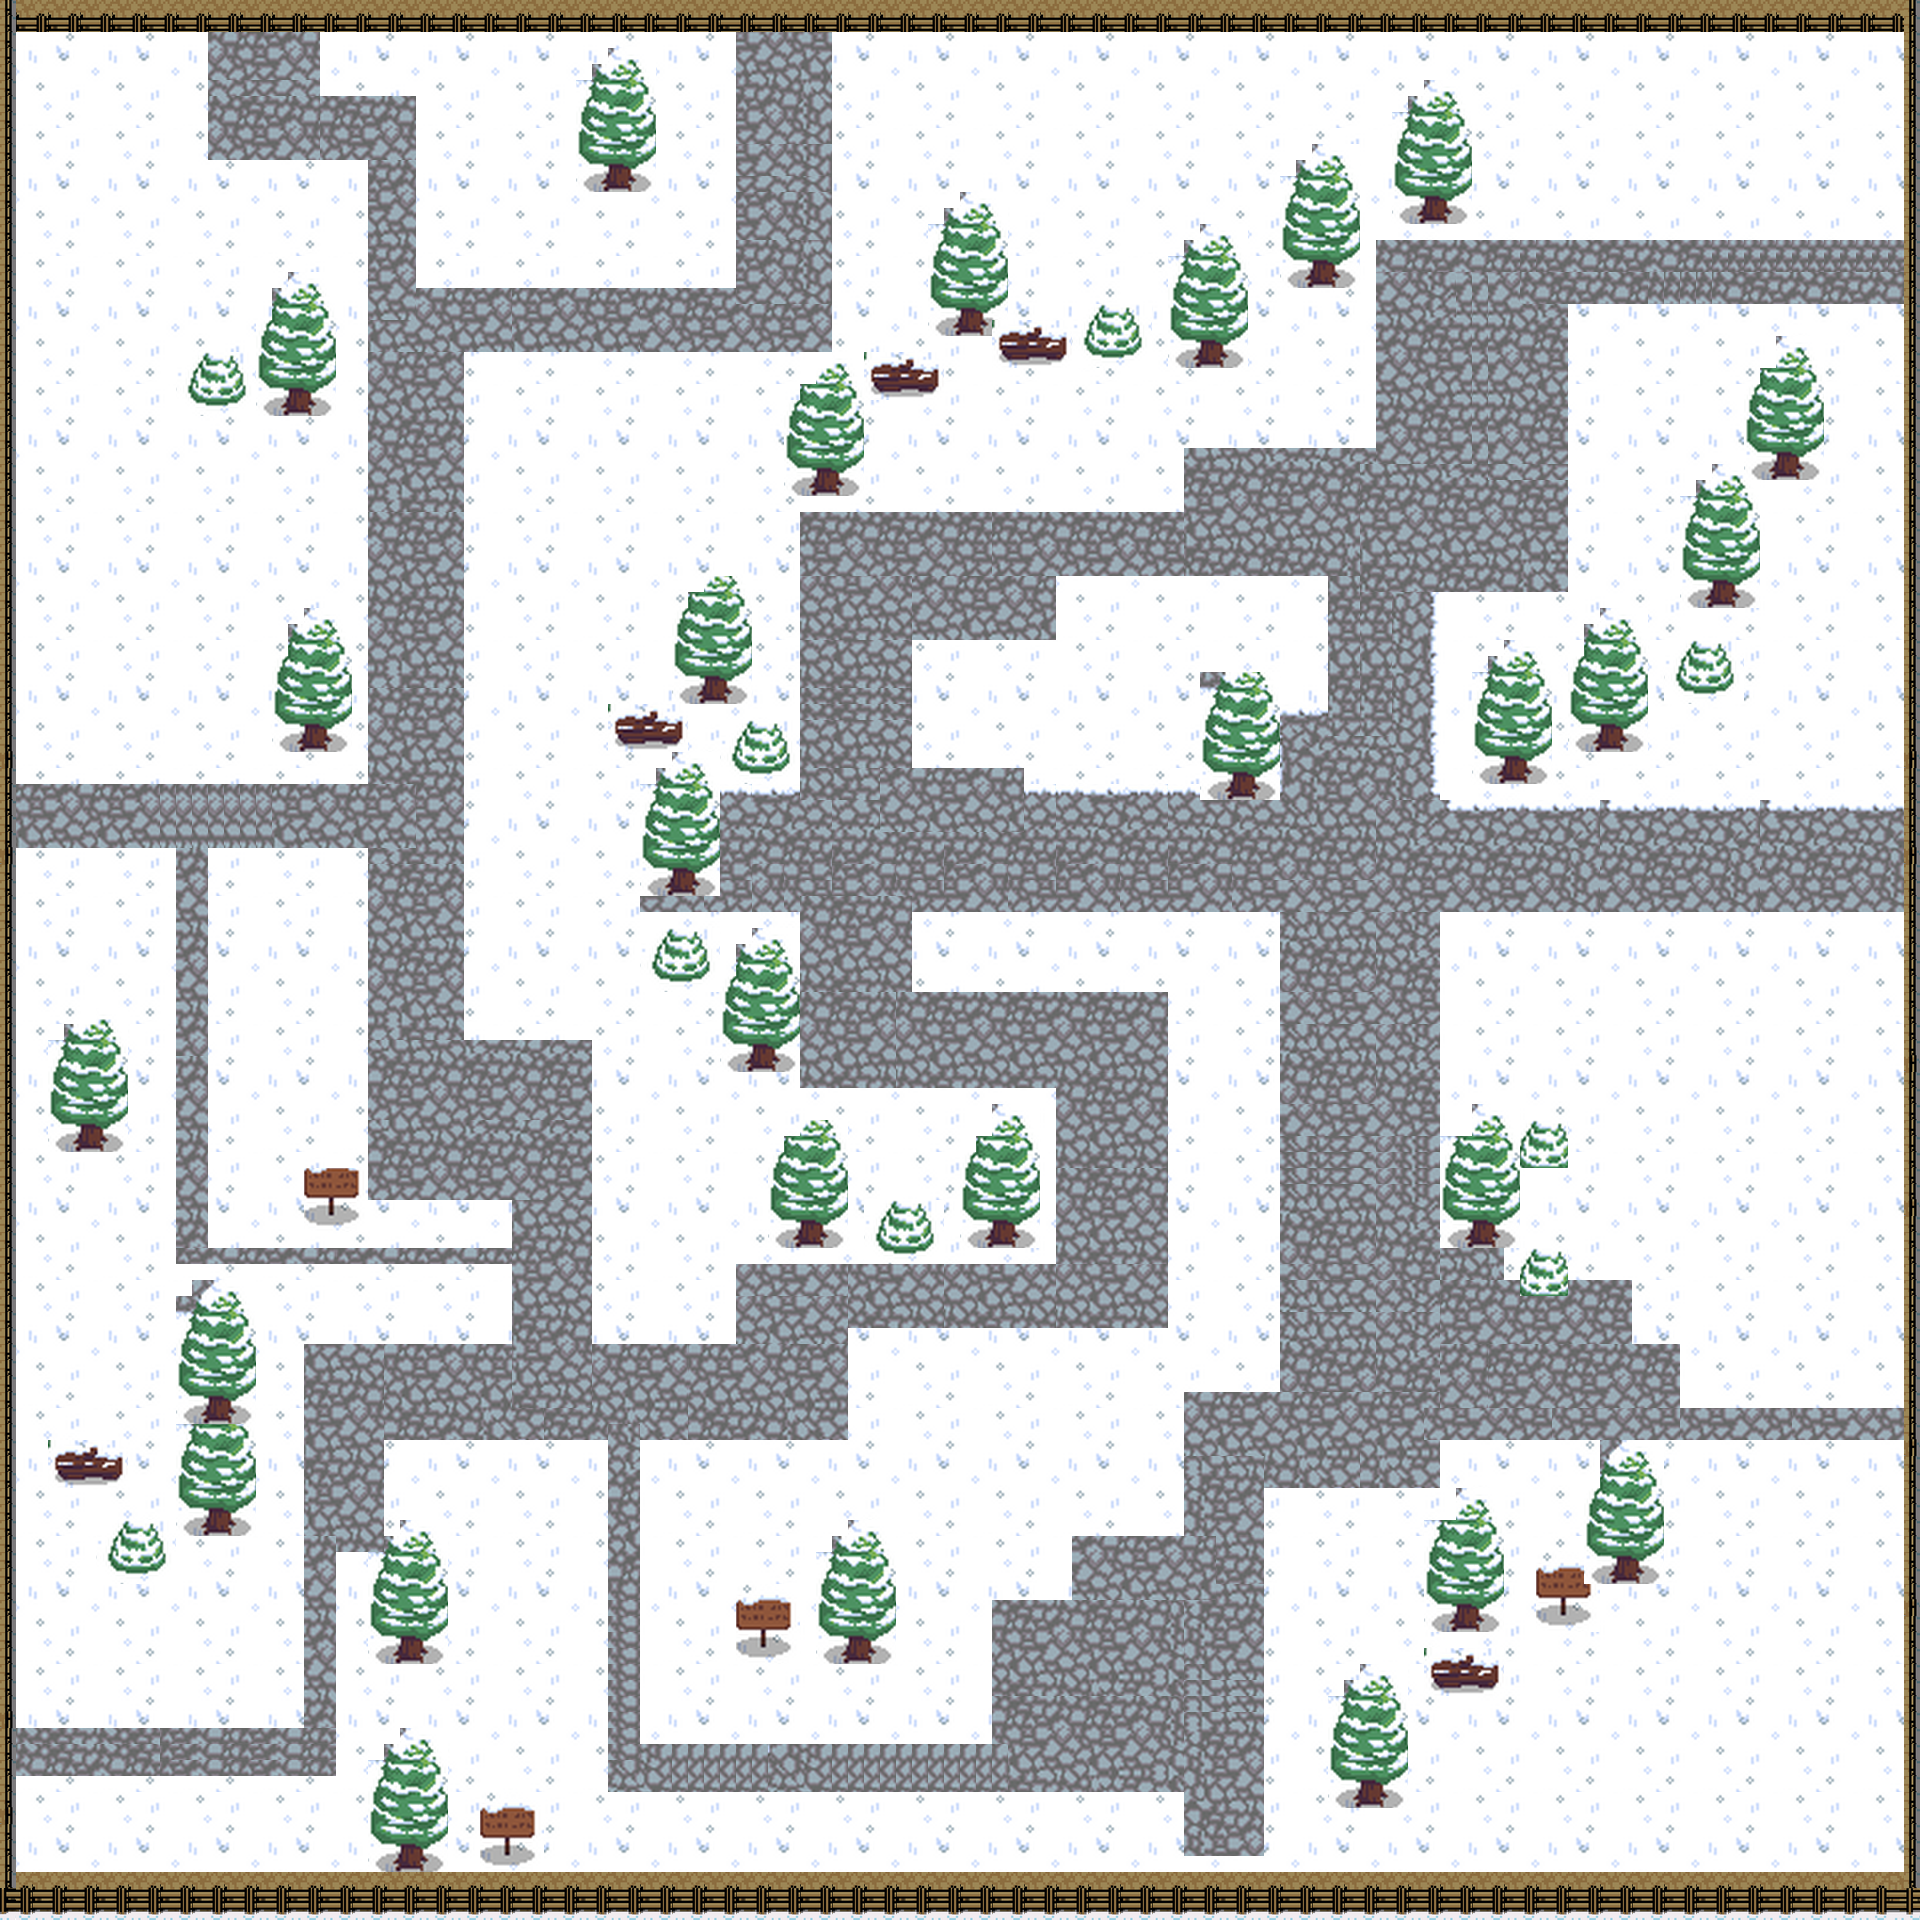

This game map was drawn from its Tiled (.tmx) file and the tilesets committed beside it. A one-line description and the trimmed map source follow:
An orthogonal 120x120 tile map with 16x16 px tiles, 4 tile layers (color, ground, item, wall), 2 tilesets.

<map version="1.8" tiledversion="1.8.4" orientation="orthogonal" renderorder="right-down" width="120" height="120" tilewidth="16" tileheight="16" infinite="0" nextlayerid="5" nextobjectid="1">
 <tileset firstgid="1" name="eNWbqu" tilewidth="16" tileheight="16" tilecount="1911" columns="49">
  <image source="eNWbqu.png" width="794" height="635" />
 </tileset>
 <tileset firstgid="1912" name="55_9yx" tilewidth="16" tileheight="16" tilecount="1617" columns="49">
  <image source="55_9yx.png" width="794" height="530" />
 </tileset>
 <layer id="1" name="color" width="120" height="120" locked="1">
  <data>[14400 cells, 14400 non-empty, 40 distinct tile ids]</data>
 </layer>
 <layer id="2" name="ground" width="120" height="120">
  <data>[14400 cells, 4000 non-empty, 379 distinct tile ids]</data>
 </layer>
 <layer id="4" name="item" width="120" height="120">
  <data>[14400 cells, 2280 non-empty, 114 distinct tile ids]</data>
 </layer>
 <layer id="3" name="wall" width="120" height="120">
  <data>[14400 cells, 1681 non-empty, 89 distinct tile ids]</data>
 </layer>
</map>
